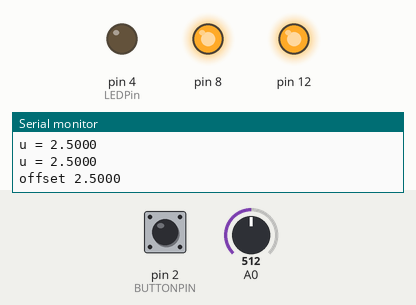
Simulated run of this sketch. Board: Arduino Uno, built with avr-gcc and run on an emulated ATmega328P. Shown: output pins drawn as LEDs (lit = HIGH), the last lines printed to the serial monitor. Dashed ring = blinking. The test bench sets the inputs (shaded band); at power-on: A0 = 512, pin 2 (BUTTONPIN) LOW. Sleep ends after the set time or at an interrupt.

Above: at 11.2 s.
11.3 s: A0 set to 525
At 12.6 s:
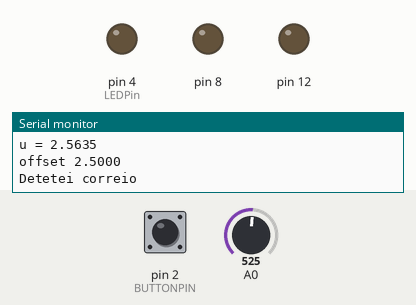
14.8 s: pin 2 (BUTTONPIN) pulled HIGH for 0.9 s
At 17.6 s:
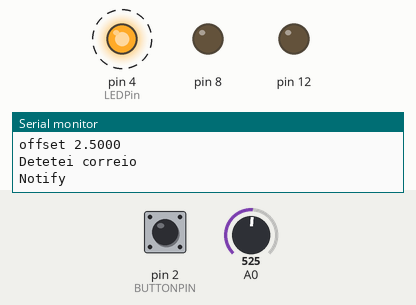
Timing chart, 0 to 24.3 s (numbered marks = the images above; inputs shaded):
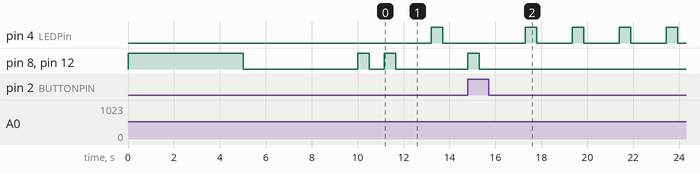

The sketch:

mailNotifier.ino
```cpp
#include <avr/io.h>
#include <avr/interrupt.h>
#include "InfraRedLED.h"
#include "InfraRedSensor.h"
#include "Notifier.h"
#include "Mail.h"

#define BUTTONPIN 2

/* PINs dos LED e Sensor
 * LED            -> 4
 * botão          -> 3
 * Sensor Leitura -> 0
 * Sensor Power   -> 8
 * LED IV         -> 12
 */

const int DEBUG = 1;
Mail *mail;

void remove_flag(){
  Serial.println("Cheguei aqui");
  mail->set_flag(false);
}

void setup() {
  // put your setup code here, to run once:

  Serial.begin(9600);

  mail = new Mail(PiscaLED, DEBUG);

  setup_sleep();

  pinMode(BUTTONPIN,INPUT);
  attachInterrupt(digitalPinToInterrupt(BUTTONPIN), remove_flag, RISING);

  delay(5000);

  if(DEBUG){
    Serial.println("Ready");
  }

}

void loop() {
  // put your main code here, to run repeatedly:

  // Verifica se no ciclo anterior ahvia corrieo novo
  if(!mail->get_flag()){

    // Se NÃO havia correio novo, vamos ver se existe agora

    // Liga o ADC (gasta energia)
    ADCSRA |= (1 << 7);

    mail->check_mail();

    if(DEBUG){
      delay(100);
    }

    //Desliga o ADC
    ADCSRA &= ~(1 << 7);

    sleeps(1);

  } else {

    // Se havia correio novo e não o tiraram, notifica

    Serial.println("Notify");

    mail->Notify();

    sleeps(1);

  }

}

void setup_sleep(){

  //SETUP WATCHDOG TIMER FOR 8sec
  WDTCSR = (24); //change enable and WDE - also resets
  WDTCSR = 0b00000111; // diz o tempo que queremos (pg.55 datasheet) - get rid of the WDE and WDCE bit
  WDTCSR |= (1<<6); // pin WDIE - enable interrupt mode

  //ENABLE SLEEP - this enables the sleep mode
  SMCR |= (1 << 2); //power down mode
  SMCR |= 1;//enable sleep

}

// Dorme durante N ciclos, de X minutos, definidos durante o setup
void sleeps(int N){

  for(int i=0; i < N; i++){ // Dorme n vezes, cada uma 8 segundos
    //BOD DISABLE - this must be called right before the __asm__ sleep instruction
    //O BOD (Brown-out detector) verifica a tensão de entrada, fazendo reset caso ela baixe muito,
    //No circuito final é capaz de ser melhor não usar isto para ele não se passar.
    MCUCR |= (3 << 5); //set both BODS and BODSE at the same time
    MCUCR = (MCUCR & ~(1 << 5)) | (1 << 6); //then set the BODS bit and clear the BODSE bit at the same time
    __asm__  __volatile__("sleep");//in line assembler to go to sleep
  }

}

ISR(WDT_vect){
  //DON'T FORGET THIS!  Needed for the watch dog timer.  This is called after a watch dog timer timeout - this is the interrupt function called after waking up
}// watchdog interrupt
```

GSMNotifier.cpp
```cpp
#include "GSMNotifier.h"

GSMNotifier::GSMNotifier(){

}

GSMNotifier::~GSMNotifier(){

}
```

GSMNotifier.h
```cpp
#ifndef GSMNOTIFIER_H_INCLUDED
#define GSMNOTIFIER_H_INCLUDED

class GSMNotifier{

public:
  GSMNotifier();
  ~GSMNotifier();

};

#endif
```

InfraRedLED.cpp
```cpp
#include "InfraRedLED.h"


InfraRedLED::InfraRedLED(int NLED){
  int n;
  this->NLED = NLED;
  //Inicializa pinos dos LEDs
  this->LEDPin[0] = 12;
  this->LEDPin[1] = 6;
  this->LEDPin[2] = 5;
  //Modo output nos pinos dos LEDs
  for(n=0; n<NLED; n++){
    pinMode(this->LEDPin[n], OUTPUT);
  }
}

void InfraRedLED::turnLEDON(int LEDPin){
  digitalWrite(LEDPin, HIGH);
}

void InfraRedLED::turnAllON(){
  int n;
  // Acende todos os LEDs
  for(n=0; n<NLED; n++){
    turnLEDON(this->LEDPin[n]);
  }
}

void InfraRedLED::turnLEDOFF(int LEDPin){
  digitalWrite(LEDPin, LOW);
}

void InfraRedLED::turnAllOFF(){
  int n;
  // Acende todos os LEDs
  for(n=0; n<NLED; n++){
    turnLEDOFF(this->LEDPin[n]);
  }
}

InfraRedLED::~InfraRedLED(){

}
```

InfraRedLED.h
```cpp
#ifndef INFRAREDLED_H_INCLUDED
#define INFRAREDLED_H_INCLUDED

#include "Arduino.h"

class InfraRedLED{
  //Numero de LEDs infravermelhos
  int NLED;
  //Pins dos LEDs
  int LEDPin[3];

public:
  InfraRedLED(int NLED);
  void turnLEDON(int LEDPin);
  void turnAllON();
  void turnLEDOFF(int LEDPin);
  void turnAllOFF();
  ~InfraRedLED();
};

#endif
```

InfraRedSensor.cpp
```cpp
#include "InfraRedSensor.h"

InfraRedSensor::InfraRedSensor(int NSensor){
  int n;
  this->NSensor = NSensor;

  //Inicializa pinos dos sensores
  this->sensorPin[0] = 0;
  this->sensorPin[1] = 1;
  this->sensorPin[2] = 2;

  //Inicializa pinos de alimentação dos sensores
  this->sensorPowerPin[0] = 8;

  //Modo output nos pinos de alimentação dos LEDs
  for(n=0; n<this->NSensor; n++){
    pinMode(this->sensorPowerPin[n], OUTPUT);
  }

  // Coloca a variável que diz que os sensores estão OFF
  this->sensorON[0] = false;
  this->sensorON[1] = false;
  this->sensorON[2] = false;
}

void InfraRedSensor::turnAllSensorON(){
  int n;
  for(n=0;n<this->NSensor;n++){
    // Coloca o pino a HIGH
    digitalWrite(this->sensorPowerPin[n], HIGH);
    // Coloca a variável que diz que está HIGH a true
    this->sensorON[n] = true;
  }
}

void InfraRedSensor::turnAllSensorOFF(){
  int n;
  for(n=0;n<this->NSensor;n++){
    // Coloca o pino a low
    digitalWrite(this->sensorPowerPin[n], LOW);
    // Diz qe o sensor está a low
    this->sensorON[n] = false;
  }
}

double InfraRedSensor::getSensorVoltage(int sensorPin){
  int sr;
  double u;
  sr = analogRead(sensorPin);
  u = (double)sr*(5.0/1024.0);
  return u;
}

double *InfraRedSensor::getAllVoltage(){
  int n;
  for(n=0;n<NSensor;n++){
    this->usensor[n] = getSensorVoltage(sensorPin[n]);
  }
  return this->usensor;
}

double *InfraRedSensor::getAllAverageVoltage(int Ntests){
  int n,k,av;
  for(n=0;n<NSensor;n++){
    for(k=1,av=0;k<=Ntests;k++){
       av = av + getSensorVoltage(sensorPin[n]);
    }
    this->usensor[n] = (double)av/(double)Ntests;
  }
  return this->usensor;
}

int InfraRedSensor::getORSensor(){
  int n,flag;
  for(n=0,flag=0;n<this->NSensor;n++){
    if(this->usensor[n] > this->REF){
      flag = 1;
    }
  }
  return flag;
}

InfraRedSensor::~InfraRedSensor(){

}
```

InfraRedSensor.h
```cpp
#ifndef INFRAREDSENSOR_H_INCLUDED
#define INFRAREDSENSOR_H_INCLUDED

#include "Arduino.h"

class InfraRedSensor{
  //Número de sensores
  int NSensor;
  //Número dos pins do sensor
  int sensorPin[3];
  //Tensões de entrada dos sensores
  double usensor[3];
  //Power do Sensor
  int sensorPowerPin[3];
  // Saber se está on
  bool sensorON[3];
  //Valor minimo de referência no sensor para haver carta
  double REF;

public:
  InfraRedSensor(int NSensor);
  void turnAllSensorON();
  void turnAllSensorOFF();
  double getSensorVoltage(int sensorPin);
  double *getAllVoltage();
  double *getAllAverageVoltage(int Ntests);
  int getORSensor();
  ~InfraRedSensor();

};

#endif
```

LEDNotifier.cpp
```cpp
#include "LEDNotifier.h"

LEDNotifier::LEDNotifier(int LEDPin){
  this->LEDPin = LEDPin;
  pinMode(this->LEDPin, OUTPUT);
}

void LEDNotifier::turnON(){
  digitalWrite(this->LEDPin, HIGH);
}

void LEDNotifier::turnOFF(){
  digitalWrite(this->LEDPin, LOW);
}

LEDNotifier::~LEDNotifier(){

}
```

LEDNotifier.h
```cpp
#ifndef LEDNOTIFIER_H_INCLUDED
#define LEDNOTIFIER_H_INCLUDED

#include "Arduino.h"

class LEDNotifier{
  //Pino do LED
  int LEDPin;

public:
  LEDNotifier(int LEDPin);
  void turnON();
  void turnOFF();
  ~LEDNotifier();

};


#endif
```

Mail.cpp
```cpp
#include "Mail.h"

Mail::Mail(NotificationType type, int DEBUG){

  // Diz se estamos em debug ou não
  this->DEBUG = DEBUG;

  // Aloca os objetos
  this->ifled = new InfraRedLED(1);
  this->ifSensor = new InfraRedSensor(1);
  this->Not = new Notifier(type);

  // Faz a calibração
  this->initial_calibration();

}

double Mail::check_distance(){

  double medida;

  // Liga o emissor de IV e o recetor de IV
  ifled->turnAllON();
  ifSensor->turnAllSensorON();
  // Espera um pouco para o TBJ ter tempo
  delay(500);

  // Obtem a tensão no emissor do TBJ
  medida = ifSensor->getSensorVoltage(0);

  if(DEBUG){
    Serial.print("u = ");
    Serial.println(medida,4);
  }

  // Apaga os leds e o sensor
  ifled->turnAllOFF();
  ifSensor->turnAllSensorOFF();

  return medida;
}

void Mail::initial_calibration(){

  const double N = 10; // Quantas medições se fazem por calibração
  double cumsum = 0; // Variavel para guardar a soma das medições.

  // Obtem N medidas
  for(int i = 1; i < N+1; i++){
    cumsum += this->check_distance();
  }

  // Faz a média das medidas
  this->calibVoltage = cumsum / N;

  if(DEBUG){
    Serial.println("Calibration done");
    Serial.print("V = ");
    Serial.println(this->calibVoltage,4);
  }

}

void Mail::check_mail(){

  // Caso se saiba que existe já novo correio, simplesmente retorna-se
  if(new_mail == true) return;

  double medida; // Medida de distância.

  // ofset de niveis do ADC que fazem trigger da notificação
  const int offset = 50;

  medida = this->check_distance();

  if(DEBUG){
    Serial.print("u = ");
    Serial.println(medida,4);

    Serial.print("offset ");
    Serial.println(this->calibVoltage + 10/1024 * offset, 4);
  }

  // Notifica caso a nossa tensão recebida seja maior que a de calibração mais um offset
  if(medida > this->calibVoltage + 10/1024 * offset){
    Serial.println("Detetei correio");
    new_mail = true;
  }

}

bool Mail::get_flag(){
  return new_mail;
}

void Mail::set_flag(bool flag){
  new_mail = flag;
}

void Mail::Notify(){
  Not->Notify();
}


Mail::~Mail(){
  delete ifled;
  delete ifSensor;
  delete Not;
}
```

Mail.h
```cpp
#ifndef MAIL_H_INCLUDED
#define MAIL_H_INCLUDED

#include "Arduino.h"
#include "InfraRedLED.h"
#include "InfraRedSensor.h"
#include "Notifier.h"

class Mail{

  // Variavel de debug diz caso se fazem os serial.print ou não
  int DEBUG;

  // Obtejos do emissor de IV, sensor de IV e notificação
  InfraRedLED *ifled;
  InfraRedSensor *ifSensor;
  Notifier *Not;

  // Variáveis provenientes da calibação
  double calibVoltage;

  // Flag que informa se há correio ou não
  volatile bool new_mail = false;

  public:
    Mail(NotificationType type, int DEBUG);
    ~Mail();
    double check_distance();
    void check_mail();
    bool get_flag();
    void set_flag(bool flag);
    void Notify();

  private:
    void initial_calibration();

};

#endif
```

Notifier.cpp
```cpp
#include "Notifier.h"

const int LEDPin = 4;

Notifier::Notifier(NotificationType type){
  this->type = type;
  //Alloca os controladores do hardware
  //this->ifLED = new InfraRedLED(1);
  //this->ifSensor = new InfraRedSensor(1);
  //Aloca Notificador(es)
  switch(this->type){
    case PiscaLED:
      piscaLED = new LEDNotifier(LEDPin);
      gsm = 0;
      break;
    case GSM:
      piscaLED = 0;
      gsm = new GSMNotifier();
      break;
    case BOTH:
      piscaLED = new LEDNotifier(LEDPin);
      gsm = new GSMNotifier();
      break;
  }
}

/* Verifica se existe correio na caixa
 *  O procedimento passa por verificar os valores de cada um
 *  dos sensores e aplicar a operação lógica OR. Apenas um dos
 *  sensores precisa de detectar a existência de cartas.
 */
int Notifier::testMailBox(){
  int flag;
  //Acende todos os LEDs
  this->ifLED->turnAllON();
  //Recebe OR das leituras dos sensores
  flag = this->ifSensor->getORSensor();
  //Apaga todos os LEDs
  this->ifLED->turnAllOFF();
  //Iniciar processo de notificação
  if(flag){
    //Verificação do tipo de processo de notificação
    switch(this->type){
      case PiscaLED:

        break;
      case GSM:

        break;
    }
  }
}

void Notifier::Notify(){

  switch(this->type){
    case PiscaLED:
      this->piscaLED->turnON();
      delay(500);
      this->piscaLED->turnOFF();
    break;
    case GSM:
      if(!this->notified){
        // this->GSMNotifier();
      }
    break;
    case BOTH:
    break;
    default:
    break;
  }
  this->notified = true;
}

Notifier::~Notifier(){
  delete ifLED;
  delete ifSensor;
}
```

Notifier.h
```cpp
#ifndef NOTIFIER_H_INCLUDED
#define NOTIFIER_H_INCLUDED

#include "Arduino.h"
#include "InfraRedLED.h"
#include "InfraRedSensor.h"
#include "LEDNotifier.h"
#include "GSMNotifier.h"

enum NotificationType {PiscaLED, GSM, BOTH};

class Notifier{
  //Tipo de notificador, definido logo à partida
  NotificationType type;
  //Ponteiros para LEDs e Sensores de forma a obter dados
  InfraRedLED *ifLED;
  InfraRedSensor *ifSensor;
  //Notificadores
  LEDNotifier *piscaLED;
  GSMNotifier *gsm;

  /* Este inteiro diz se já notificamos o utilizador
   * serve especialmente para o caso do GSM em que
   * não queremos notificar mais do que uma vez caso
   * haja correio
   */
  bool notified;

public:
  Notifier(NotificationType type);
  int testMailBox();
  void Notify();
  ~Notifier();
};

#endif
```

Measured:
- the behaviour switches between 512 and 513 on A0 (found by bisection; images 0 and 1)
- after the input at 11.3 s, pin 4 (LEDPin): LOW → HIGH after 1.9 s, → LOW 0.50 s later; pin 8, pin 12: goes on until 11.7 s, then stays LOW
- after the input at 14.8 s, pin 8, pin 12: LOW → HIGH at once, → LOW 0.50 s later
